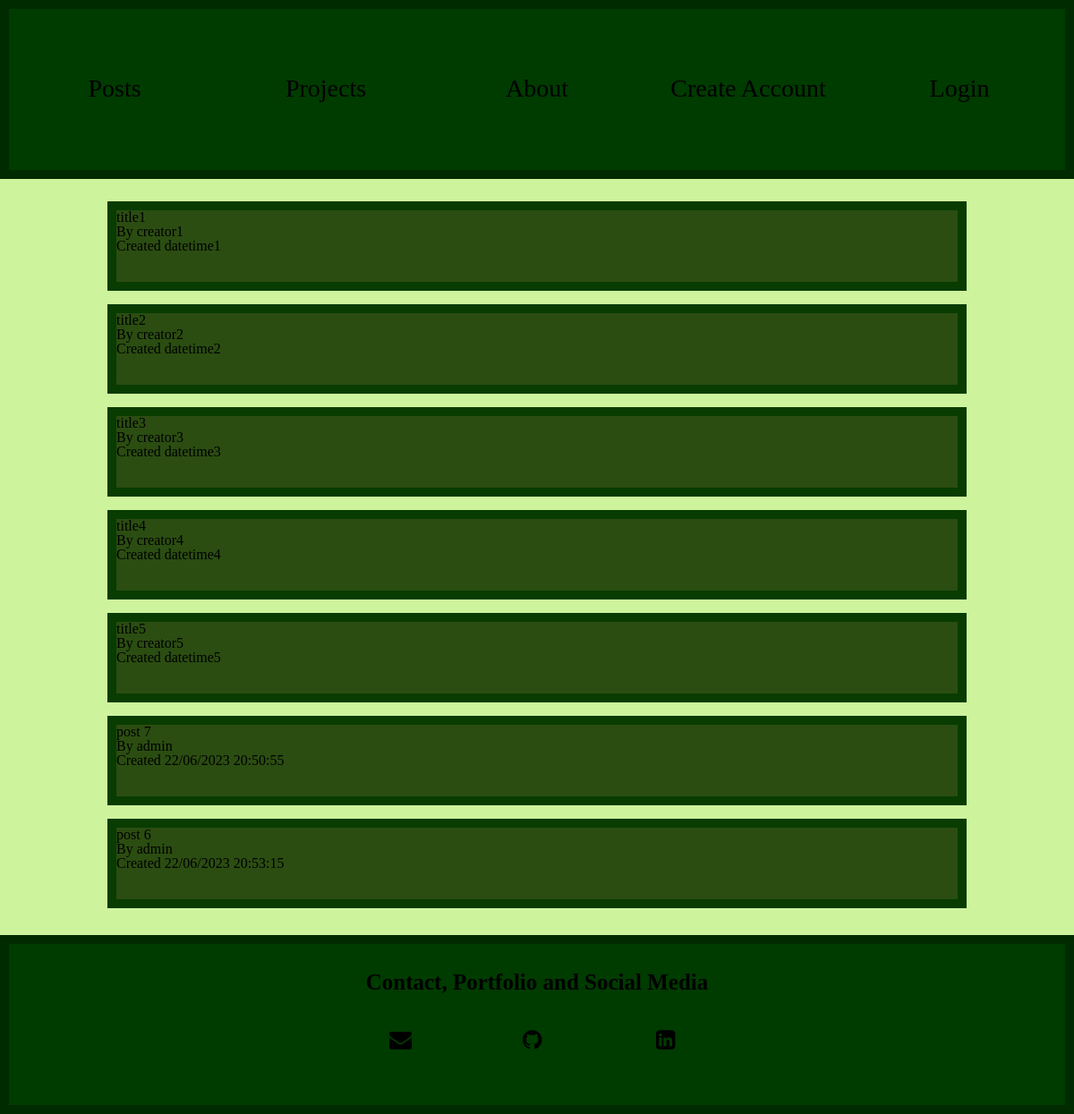
The page / on the database its author committed.
### tables this page shows
CREATE TABLE posts 
            (ident INTEGER PRIMARY KEY, 
            creator VARCHAR(255) NOT NULL, 
            datetime DATETIME NOT NULL, 
            id VARCHAR(255) NOT NULL, 
            title VARCHAR(255) NOT NULL, 
            text VARCHAR(255) NOT NULL);

### main.py (the view)
@app.route('/')
def home():
    if request.args.get('projects') == 'projects':
        return render_template('index.html', render_projects = True, projects = sel_all_projects())
    if request.args.get('about') == 'about':
        return render_template('index.html', about = True)
    return render_template('index.html', render_posts = True, posts = sel_all_posts())

### databases/blog_database.py (called while the page is built)
def sel_all_posts():
    list_posts = cur.execute("SELECT * FROM posts").fetchall()
    posts = []
    for post in list_posts:
      dict = {'ident': post[0], 'creator': post[1], 'datetime': post[2], 'id': post[3], 'title': post[4], 'text': post[5]}
      posts.append(dict)
    return posts

### templates/index.html (shortened to what this page needs)
<!DOCTYPE html>
<html lang="pt-BR">
<head>
    <link rel="stylesheet" href="{{ url_for('static', filename='css/reset.css') }}">
    <link rel="stylesheet" href="{{ url_for('static', filename='css/styles.css') }}">
    <link rel="stylesheet" href="https://cdnjs.cloudflare.com/ajax/libs/font-awesome/4.7.0/css/font-awesome.min.css">
</head>
<body>
    <header>
        <a href="/">Posts</a>
        <a href="/?projects=projects">Projects</a>
        <a href="/?about=about">About</a>
        {% if session.logged_in %}
        <a data-target="#create-post" data-toggle="modal">Create Post</a>
        <a href="/logout">Logout</a>
        {% else %}
        <a data-target="#create-account" data-toggle="modal">Create Account</a>
        <a data-target="#login" data-toggle="modal">Login</a>
        {% endif %}
    </header>
    <main>
        {% if render_posts%}
            <ul>
                {% for post in posts %}
                    <li>
                        <a class="content post" id="post-{{post.ident}}" href="/post?id={{post.id}}">
                            <p>{{post.title}}</p>
                            <p>By {{post.creator}}</p>
                            <p>Created {{post.datetime}}</p>
                        </a>
                    </li>
                {% endfor %}
            </ul>
        {% endif %}
    </main>
    <footer>
        <div id="footer">
            <h4>Contact, Portfolio and Social Media</h4>
            <a id="gmail" href="mailto:https://lucasgrisac@gmail.com" target="_blank"><i class="fa fa-envelope"></i></a>
            <a id="github" href="https://github.com/lucascaovilla" target="_blank"><i class="fa fa-github"></i></a>
            <a id="linkedin" href="https://www.linkedin.com/in/lucasgcaovilla/" target="_blank"><i class="fa fa-linkedin-square"></i></a>
        </div>
    </footer>
</body>
</html>

### static/css/styles.css (style rules this page uses)
:root { color-scheme: light only; }
html { display: flex; height: 100%; width: 100%; display: flex; flex-direction: column; overflow: auto; font-family: "Jost"; max-height: 100%; }
body { width: 100%; background: #CDF49C; }
main { min-height: 0; max-height: 100%; }
header { box-sizing: border-box; position: absolute; display: flex; width: 100%; height: 200px; left: 0px; top: 0px; background: #003B00; border: 10px solid #002B00; }
header a { position: relative; height: 50px; top: 75px; font-family: 'Jost'; font-size: 28px; text-align: center; color: #000000; text-decoration: none; display: inline-block; width: 20%; cursor:pointer }
main ul { top: 200px; position: relative; width: 80%; list-style-type: none; display: block; margin: auto; margin-top: 25px; }
footer { height: 200px; clear: both; position: relative; margin-top: 215px; position: absolute; display: flex; width: 100%; height: 200px; left: 0px; background: #003B00; border: 10px solid #002B00; }
#footer { align-items: center; width: 450px; margin:auto; margin-top: 0; margin-bottom: 0; }
#footer h4 { width: 100%; text-align: center; color: #000; font-size: 25px; font-family: "Jost"; font-weight: bold; margin-top: 30px; }
#footer a { margin-top: 40px; align-content: center; width: 145px; font-size: 25px; color: #000; display: inline-block; padding-left: 60px; }
.content { width: 100%; margin-block-end: 15px; background: #2B4D11; border: 10px solid #083C00; height: 100%; color: #000; text-decoration: none; }
.post { height: 100px; display: block; }
* { -webkit-box-sizing:border-box;-moz-box-sizing:border-box;box-sizing:border-box }

### rows shown on the page
posts: title "title1", creator "creator1", datetime "datetime1"
posts: title "title2", creator "creator2", datetime "datetime2"
posts: title "title3", creator "creator3", datetime "datetime3"
posts: title "title4", creator "creator4", datetime "datetime4"
posts: title "title5", creator "creator5", datetime "datetime5"
posts: title "post 7", creator "admin", datetime "22/06/2023 20:50:55"
posts: title "post 6", creator "admin", datetime "22/06/2023 20:53:15"
